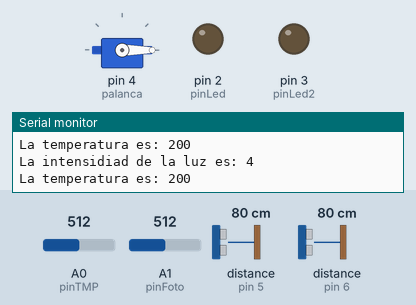
Bench run of a sketch on a simulated Arduino Uno, built with avr-gcc and run on an emulated ATmega328P. Shown: servo, output pins drawn as LEDs (lit = HIGH), the last lines printed to the serial monitor. Wiring (inferred from the names in the program): 2 × ultrasonic range finder: trigger pin 5, echo pin 5 / trigger pin 6, echo pin 6. Inputs (shaded band) come from the test bench; at power-on: A0 (pinTMP) = 512, A1 (pinFoto) = 512, distance to the obstacle (sensors on pin 5, pin 6) 80 cm. The echo pulse lasts 58.3 µs per cm.

Above: at 5.8 s.
5.9 s: A0 (pinTMP) set to 168
11.9 s: A0 (pinTMP) set to 144
At 16.1 s:
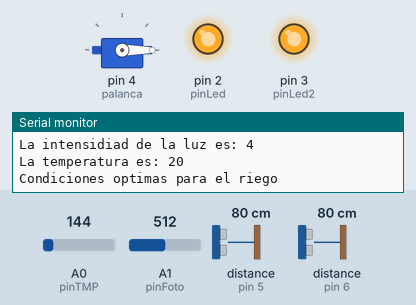
21.5 s: A0 (pinTMP) set to 170
At 25.8 s:
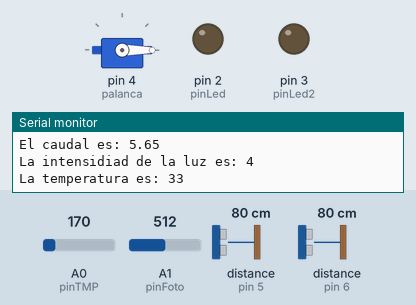
27.5 s: A0 (pinTMP) set to 150
At 35.9 s:
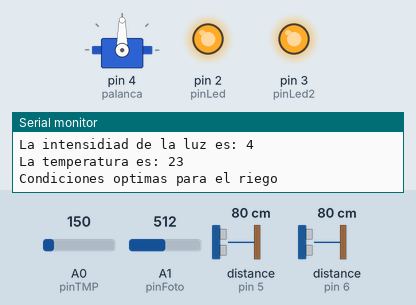
Timing chart, 0 to 37.4 s (numbered marks = the images above; inputs shaded):
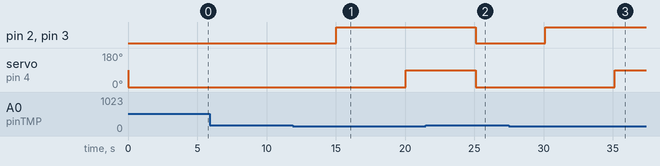

Measured:
- the behaviour switches between 161 and 160 on A0 (pinTMP) (found by bisection; images 0 and 1)
- after the input at 11.9 s, pin 2 (pinLed), pin 3 (pinLed2): LOW → HIGH after 3.1 s; servo on pin 4 (palanca): 0° → 90° after 8.2 s
- after the input at 21.5 s, pin 2 (pinLed), pin 3 (pinLed2): HIGH → LOW after 3.6 s; servo on pin 4 (palanca): 90° → 0° after 3.6 s
- after the input at 27.5 s, pin 2 (pinLed), pin 3 (pinLed2): LOW → HIGH after 2.6 s; servo on pin 4 (palanca): 0° → 90° after 7.7 s

The sketch:

waterduino.ino
```cpp
#include <Servo.h>

Servo palanca;

int grados;

int baselineTemp = 0;
int celsius = 0;
int fahrenheit = 0;

int Intensidad = 0;
int luzOut = 0;
int pinFoto = A1;
int pinLed = 2;

int pinLed2 = 3;
int pinTMP = 0;
float valorTMP = 0;


int cm1 = 0;
int const pinD1= 5;
int cm2 = 0;
int const pinD2= 6;
float caudal;
float largo_tubo = 0.5;
float diametro = 0.04;
float radio;
float area;
float pi=3.1416;

int tiempo_riego = 15;
float consumo;

long readUltrasonicDistance(int pin)
{
  pinMode(pin, OUTPUT);
  digitalWrite(pin, LOW);
  delayMicroseconds(2);
  digitalWrite(pin, HIGH);
  delayMicroseconds(10);
  digitalWrite(pin, LOW);
  pinMode(pin, INPUT);
  return pulseIn(pin, HIGH);
}

void setup()
{
  pinMode(A0, INPUT);Serial.begin(9600); //Sensor de temp

  pinMode(A1, INPUT); //Fotoresistencia
  pinMode(pinLed, OUTPUT); //Sensor de humedad

  pinMode(pinLed2, OUTPUT);

  Serial.begin(9600);
  digitalWrite(pinLed2, LOW);
  palanca.attach(4);

}
void loop()
{
  cm1 = 0.01723 * readUltrasonicDistance(pinD1);
  cm2 = 0.01723 * readUltrasonicDistance(pinD2);
  valorTMP= analogRead(pinTMP);
  Intensidad = analogRead(pinFoto);

  luzOut = ((long)Intensidad*1000*10)/((long)15*10*(1024 - Intensidad));
  luzOut = map(luzOut,3,1298,0,100);

  celsius = round(((5*valorTMP*100)/1024)-50);
  Serial.print("La intensidiad de la luz es: ");
  Serial.print(luzOut);
  Serial.print('\n');
  Serial.print("La temperatura es: ");
  Serial.print(celsius);
  Serial.print('\n');


  if(Intensidad > 500 and valorTMP > 125 and valorTMP <= 160){
  	digitalWrite(pinLed, HIGH);
    digitalWrite(pinLed2, HIGH);//Si hay luz ambiente prende el bombillo
    Serial.print("Condiciones optimas para el riego");
    Serial.print('\n');

    delay(5000);
    grados = 90; //map(analogRead(A2), 0, 1023, 0, 180);
  	palanca.write(grados);
    radio = diametro/2;
    area = pi*radio*radio;
    caudal = ((area*largo_tubo)/0.1);
    consumo = caudal*tiempo_riego*60;
    Serial.print("El caudal es: ");
    Serial.print(consumo);
    Serial.print('\n');

    }
 else {

  	digitalWrite(pinLed, LOW);
    digitalWrite(pinLed2, LOW);//Si no hay luz ambiente apaga el bombillo
  	grados = 0;
  	palanca.write(grados);
    delay(5000);
  }
}
```
